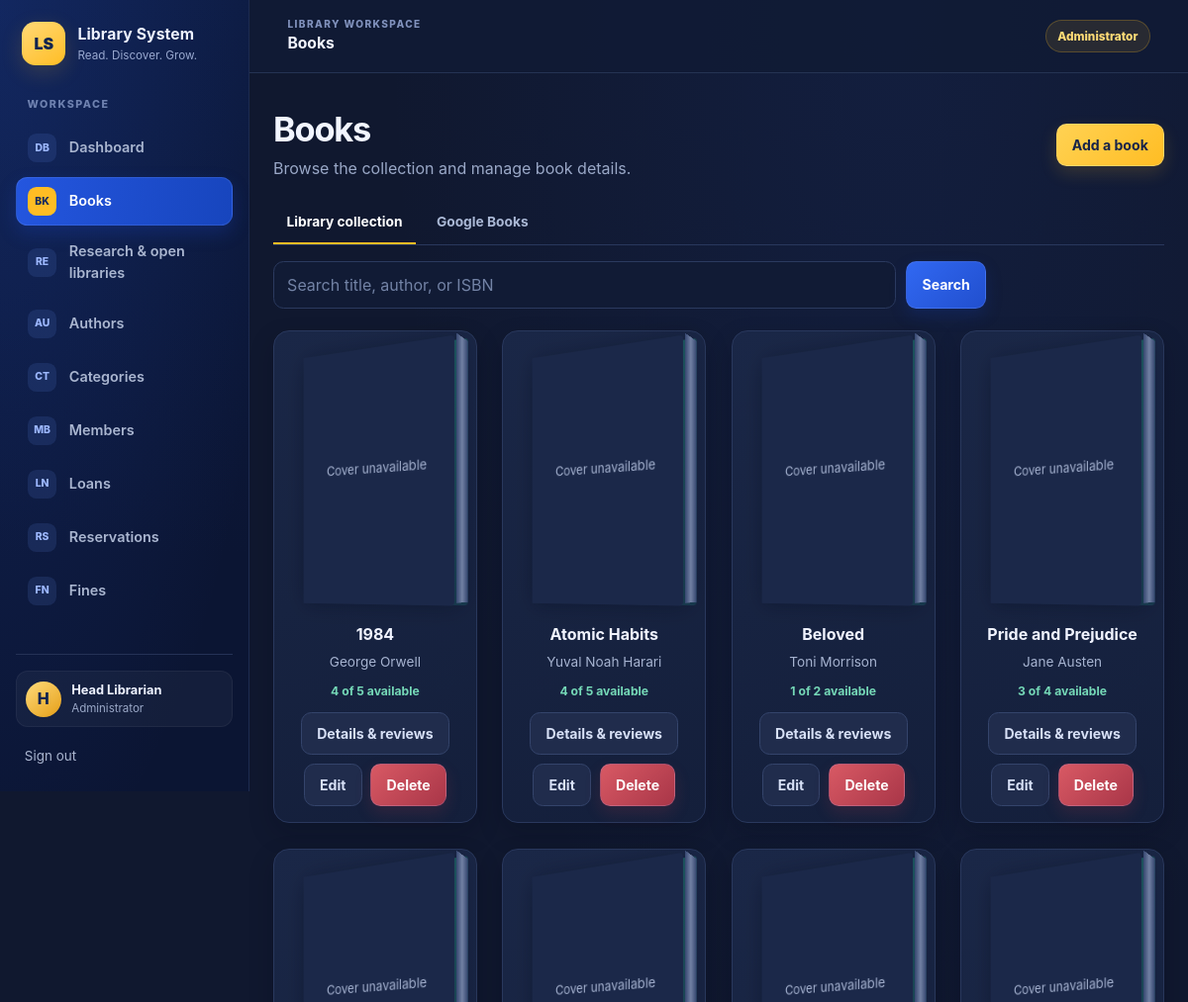
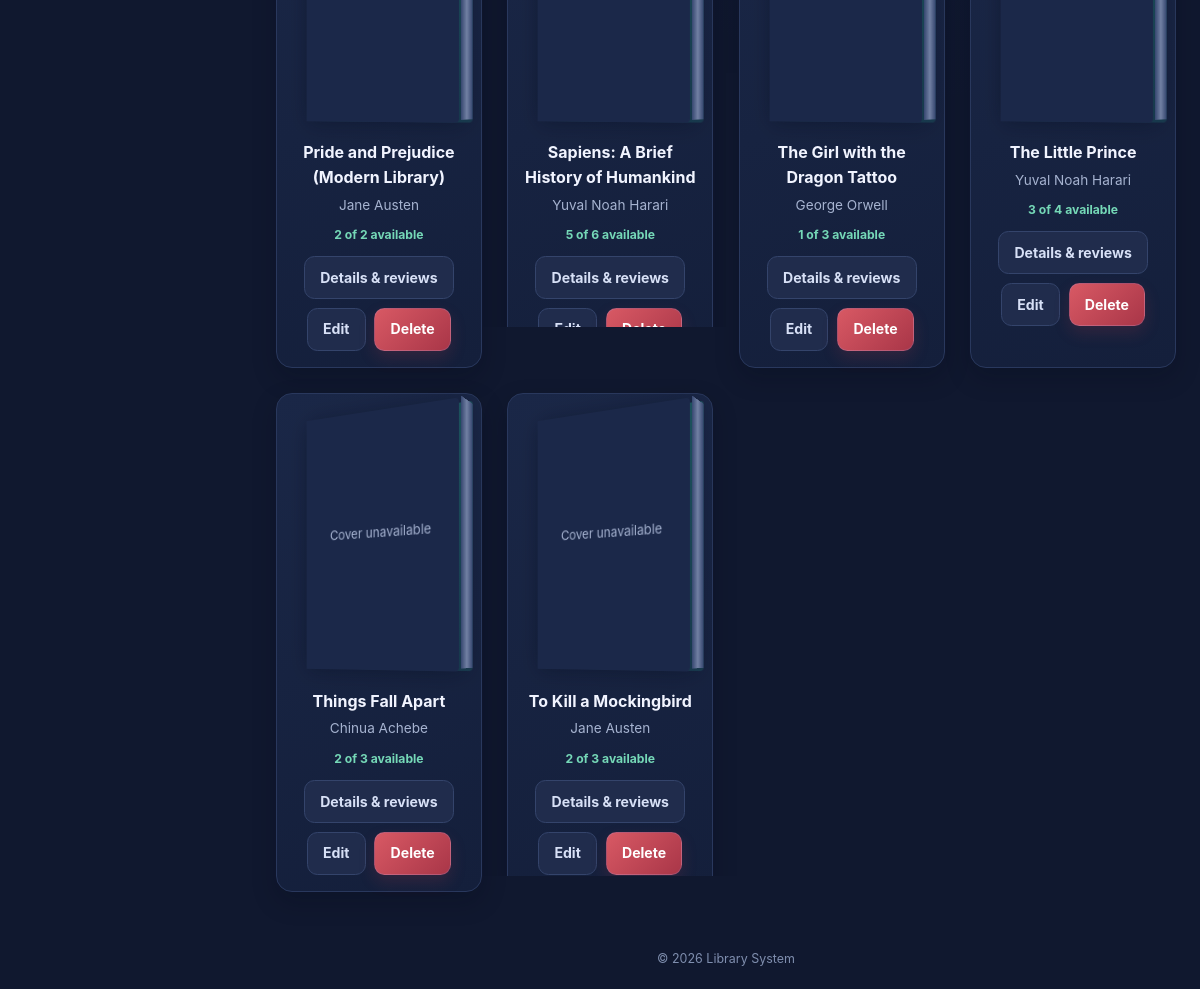
The app's page /books/index.php (signed in) with its own data (2 pictures, top to bottom).
### tables this page shows
CREATE TABLE books (
    book_id INT AUTO_INCREMENT PRIMARY KEY,
    isbn VARCHAR(20) NOT NULL UNIQUE,
    title VARCHAR(200) NOT NULL,
    author_id INT NOT NULL,
    category_id INT NOT NULL,
    publisher VARCHAR(120),
    year_published SMALLINT UNSIGNED,
    total_copies INT NOT NULL DEFAULT 1 CHECK (total_copies >= 0),
    available_copies INT NOT NULL DEFAULT 1 CHECK (available_copies >= 0),
    cover_isbn VARCHAR(20),   
    digital_file_path VARCHAR(255) NULL,
    FOREIGN KEY (author_id) REFERENCES authors(author_id)
        ON DELETE RESTRICT ON UPDATE CASCADE,
    FOREIGN KEY (category_id) REFERENCES categories(category_id)
        ON DELETE RESTRICT ON UPDATE CASCADE
);

CREATE TABLE authors (
    author_id INT AUTO_INCREMENT PRIMARY KEY,
    name VARCHAR(100) NOT NULL,
    country VARCHAR(60)
);

### includes/functions.php (called while the page is built, shortened)
<?php
function e($string) {
    return htmlspecialchars($string ?? '', ENT_QUOTES, 'UTF-8');
}

### books/index.php (the view, shortened to what this page needs)
<?php
require_once '../config/database.php';
require_once '../includes/functions.php';
$source = is_string($_GET['source'] ?? null) ? $_GET['source'] : 'local';
$search = is_string($_GET['q'] ?? null) ? trim($_GET['q']) : '';
$isStudent = ($_SESSION['role'] ?? '') === 'student';
$books = [];
$googleItems = [];
$googleError = '';
$googleTotal = 0;
$categories = [];
if ($source === 'google') {
    if ($search !== '') {
        if (text_length($search) > 100) {
            $googleError = 'Search terms must be no more than 100 characters.';
        } else {
            try {
                $response = google_books_api_request('volumes', [
                    'q' => $search,
                    'maxResults' => 12,
                    'printType' => 'books',
                    'orderBy' => 'relevance',
                ]);
                $googleTotal = (int)($response['totalItems'] ?? 0);
                $items = isset($response['items']) && is_array($response['items'])
                    ? $response['items']
                    : [];
                foreach ($items as $item) {
                    if (is_array($item)) {
                        $googleItems[] = $item;
                    }
                }
            } catch (GoogleBooksApiException $exception) {
                $googleError = $exception->getMessage();
            }
        }
    }
    if (!$isStudent) {
        $categories = $pdo->query('SELECT category_id, name FROM categories ORDER BY name')->fetchAll();
    }
} else {
    $sql = 'SELECT books.book_id, books.isbn, books.title, books.cover_isbn,
                   books.digital_file_path,
                   books.available_copies, books.total_copies,
                   authors.name AS author_name
            FROM books
            INNER JOIN authors ON authors.author_id = books.author_id';
    $params = [];
    $sql .= ' ORDER BY books.title';
    $stmt = $pdo->prepare($sql);
    $stmt->execute($params);
    $books = $stmt->fetchAll();
}
require '../includes/header.php';
require '../includes/navbar.php';
?>
<main class="container books-main">
    <header class="page-heading">
        <div>
            <h1><?= $source === 'google' ? 'Search Google Books' : ($isStudent ? 'Explore the collection' : 'Books') ?></h1>
            <p><?= $source === 'google'
                ? "Search Google's public book catalogue. Library staff can add selected titles to the local collection."
                : ($isStudent
                    ? 'Search the library and see what is ready to borrow.'
                    : 'Browse the collection and manage book details.') ?></p>
        </div>
        <?php if (!$isStudent && $source === 'local'): ?>
            <a class="button button-accent" href="create.php">Add a book</a>
        <?php endif; ?>
    </header>
    <nav class="catalog-tabs" aria-label="Catalog source">
        <a class="<?= $source === 'local' ? 'is-active' : '' ?>"
           href="index.php?source=local"<?= $source === 'local' ? ' aria-current="page"' : '' ?>>
            Library collection
        </a>
        <a class="<?= $source === 'google' ? 'is-active' : '' ?>"
           href="index.php?source=google"<?= $source === 'google' ? ' aria-current="page"' : '' ?>>
            Google Books
        </a>
    </nav>
    <form class="catalog-search" method="get" role="search">
        <input id="book-search" name="q" type="search" value="<?= e($search) ?>"
               placeholder="<?= $source === 'google' ? 'Search title, author, or ISBN' : 'Search title, author, or ISBN' ?>">
        <button class="button" type="submit">Search</button>
    </form>
    <?php if ($source === 'google'): ?>
        <?php if ($googleError !== ''): ?>
            <div class="alert alert-warning" role="alert">
                <?= e($googleError) ?>
                <?php if ($search !== ''): ?>
                    <a href="https://books.google.com/books?q=<?= e(rawurlencode($search)) ?>"
                       target="_blank" rel="noopener noreferrer">Open this search on Google Books</a>.
                <?php endif; ?>
            </div>
        <?php elseif ($search === ''): ?>
            <p class="card empty-state">Enter a title, author, or ISBN to search Google Books.</p>
        <?php elseif (!$googleItems): ?>
            <p class="card empty-state">Google Books returned no matches for this search.</p>
        <?php else: ?>
            <p class="external-catalog-note">
                Showing <?= e(count($googleItems)) ?> of <?= e($googleTotal) ?> Google Books results.
                Students can browse results; only staff can add books to the library collection.
            </p>
            <?php if (!$isStudent && !$categories): ?>
                <p class="alert alert-warning">Create a library category before importing books.</p>
            <?php endif; ?>
            <section class="book-grid" aria-label="Google Books results">
                <?php foreach ($googleItems as $item): ?>
                    <?php
                    $metadata = google_books_extract_metadata($item);
                    $canImport = preg_match('/\A[A-Za-z0-9_-]{1,128}\z/', $metadata['id']) === 1
                        && $metadata['isbn'] !== null
                        && $metadata['title'] !== ''
                        && text_length($metadata['title']) <= 200
                        && (!$metadata['authors'] || text_length($metadata['authors'][0]) <= 100);
                    ?>
                    <article class="book-container">
                        <div class="volume<?= $metadata['cover_url'] === '' ? ' cover-unavailable' : '' ?>">
                            <?php if ($metadata['cover_url'] !== ''): ?>
                                <img src="<?= e($metadata['cover_url']) ?>"
                                     alt="Cover of <?= e($metadata['title']) ?>"
                                     loading="lazy"
                                     onerror="this.onerror=null; this.parentElement.classList.add('cover-unavailable')">
                            <?php endif; ?>
                            <span class="cover-unavailable-label" aria-hidden="true">Cover unavailable</span>
                        </div>
                        <div class="book-details">
                            <strong><?= e($metadata['title'] !== '' ? $metadata['title'] : 'Untitled book') ?></strong>
                            <span class="book-author">
                                <?= e($metadata['authors'] ? implode(', ', $metadata['authors']) : 'Author not listed') ?>
                            </span>
                            <?php if ($metadata['publisher'] !== '' || $metadata['published_year'] !== null): ?>
                                <span class="book-author">
                                    <?= e($metadata['publisher']) ?><?= $metadata['publisher'] !== '' && $metadata['published_year'] !== null ? ' - ' : '' ?><?= e($metadata['published_year'] ?? '') ?>
                                </span>
                            <?php endif; ?>
                            <?php if ($metadata['isbn'] !== null): ?>
                                <span class="book-author">ISBN <?= e($metadata['isbn']) ?></span>
                            <?php else: ?>
                                <span class="book-availability is-unavailable">No valid ISBN for import</span>
                            <?php endif; ?>
                            <div class="actions book-actions">
                                <?php if ($metadata['preview_url'] !== ''): ?>
                                    <a class="button button-secondary" href="<?= e($metadata['preview_url']) ?>"
                                       target="_blank" rel="noopener noreferrer">View on Google Books</a>
                                <?php endif; ?>
                            </div>
                            <?php if (!$isStudent && $canImport && $categories): ?>
                                <form class="google-import-form" method="post" action="google_import.php">
                                    <?= csrf_field() ?>
                                    <input type="hidden" name="volume_id" value="<?= e($metadata['id']) ?>">
                                    <input type="hidden" name="q" value="<?= e($search) ?>">
                                    <label for="category-<?= e($metadata['id']) ?>">Add to category</label>
                                    <select id="category-<?= e($metadata['id']) ?>" name="category_id" required>
                                        <option value="">Select a category</option>
                                        <?php foreach ($categories as $category): ?>
                                            <option value="<?= e($category['category_id']) ?>"><?= e($category['name']) ?></option>
                                        <?php endforeach; ?>
                                    </select>
                                    <button class="button button-accent" type="submit">Import to library</button>
                                </form>
                            <?php endif; ?>
                        </div>
                    </article>
                <?php endforeach; ?>
            </section>
        <?php endif; ?>
    <?php elseif (!$books): ?>
        <p class="card empty-state">
            <?= $search !== '' ? 'No books matched your search.' : 'No books have been added to the library yet.' ?>
        </p>
    <?php else: ?>
        <section class="book-grid" aria-label="Library book collection">
            <?php foreach ($books as $book): ?>
                <?php
                $coverIsbn = str_replace(
                    ['-', ' '],
                    '',
                    trim((string)($book['cover_isbn'] ?: $book['isbn']))
                );
                $hasValidCoverIsbn = preg_match('/\A[0-9Xx]{10,13}\z/', $coverIsbn) === 1;
                ?>
                <article class="book-container">
                    <div class="volume<?= $hasValidCoverIsbn ? '' : ' cover-unavailable' ?>">
                        <span class="cover-unavailable-label" aria-hidden="true">Cover unavailable</span>
                    </div>
                    <div class="book-details">
                        <strong><?= e($book['title']) ?></strong>
                        <span class="book-author"><?= e($book['author_name']) ?></span>
                        <span class="book-availability<?= (int)$book['available_copies'] > 0 ? ' is-available' : ' is-unavailable' ?>">
                            <?= (int)$book['available_copies'] > 0
                                ? e($book['available_copies']) . ' of ' . e($book['total_copies']) . ' available'
                                : 'Currently unavailable' ?>
                        </span>
                        <div class="actions book-actions">
                            <a class="button button-secondary" href="view.php?id=<?= e($book['book_id']) ?>">Details &amp; reviews</a>
                            <?php if ($isStudent): ?>
                                <a class="button button-accent"
                                   href="../reservations/create.php?book_id=<?= e($book['book_id']) ?>">
                                    <?= (int)$book['available_copies'] > 0 ? 'Reserve a copy' : 'Join reservation queue' ?>
                                </a>
                            <?php elseif (!$isStudent): ?>
                                <a class="button button-secondary" href="edit.php?id=<?= e($book['book_id']) ?>">Edit</a>
                                <form class="inline-form" method="post" action="delete.php"
                                      data-confirm="Delete this book?">
                                    <button class="button button-danger" type="submit">Delete</button>
                                </form>
                            <?php endif; ?>
                        </div>
                    </div>
                </article>
            <?php endforeach; ?>
        </section>
    <?php endif; ?>
</main>
<?php require '../includes/footer.php'; ?>

### records on screen
books: title "1984", author.name "George Orwell", available_copies "4", total_copies "5"
books: title "Atomic Habits", author.name "Yuval Noah Harari", available_copies "4", total_copies "5"
books: title "Beloved", author.name "Toni Morrison", available_copies "1", total_copies "2"
books: title "Pride and Prejudice", author.name "Jane Austen", available_copies "3", total_copies "4"
books: title "Pride and Prejudice (Modern Library)", author.name "Jane Austen", available_copies "2", total_copies "2"
books: title "Sapiens: A Brief History of Humankind", author.name "Yuval Noah Harari", available_copies "5", total_copies "6"
books: title "The Girl with the Dragon Tattoo", author.name "George Orwell", available_copies "1", total_copies "3"
books: title "The Little Prince", author.name "Yuval Noah Harari", available_copies "3", total_copies "4"
books: title "Things Fall Apart", author.name "Chinua Achebe", available_copies "2", total_copies "3"
books: title "To Kill a Mockingbird", author.name "Jane Austen", available_copies "2", total_copies "3"

### other values on screen
$item['icon'] "DB"
$item['label'] "Dashboard"
$item['icon'] "BK"
$item['label'] "Books"
$item['icon'] "RE"
$item['label'] "Research & open libraries"
$item['icon'] "AU"
$item['label'] "Authors"
$item['icon'] "CT"
$item['label'] "Categories"
$item['icon'] "MB"
$item['label'] "Members"
$item['icon'] "LN"
$item['label'] "Loans"
$item['icon'] "RS"
